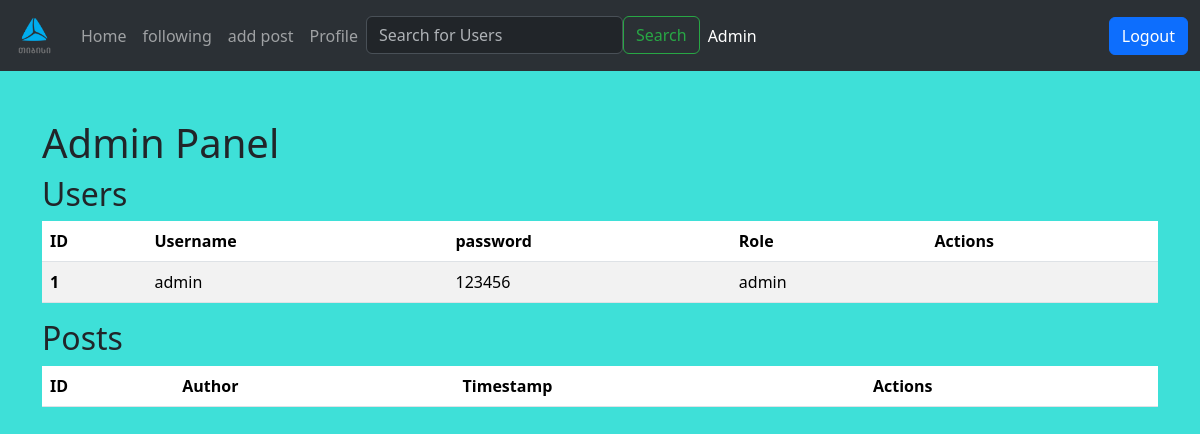
Page /admin (signed in) on the earlier database version.
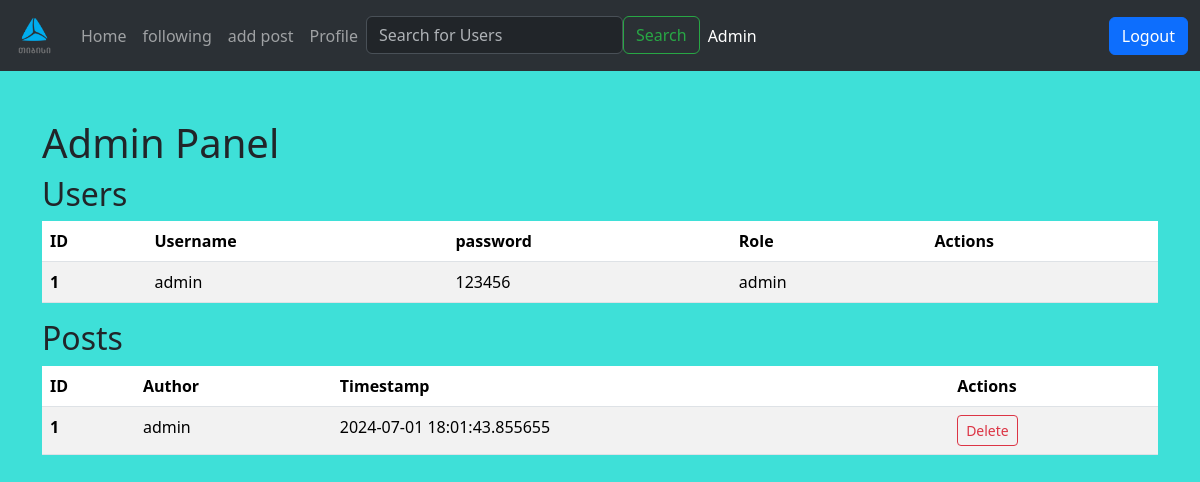
Same page on the later database version.
### models.py (models this page shows, shortened)
class User(db.Model, UserMixin):
    id = db.Column(db.Integer, primary_key=True, autoincrement=True)
    user_name = db.Column(db.String, unique=True)
    password = db.Column(db.String)
    role = db.Column(db.String, default = 'guest')
    followers = db.relationship('Follower', foreign_keys='Follower.followed_id', backref='followed', lazy='dynamic')
    followed = db.relationship('Follower', foreign_keys='Follower.follower_id', backref='follower', lazy='dynamic')

class Post(db.Model):
    id = db.Column(db.Integer, primary_key=True, autoincrement=True)
    text = db.Column(db.String)
    file_path = db.Column(db.String)
    user_id = db.Column(db.Integer, db.ForeignKey('user.id'), nullable=False)
    upvote_count = db.Column(db.Integer, default=0)
    downvote_count = db.Column(db.Integer, default=0)
    votes = db.relationship('Vote', backref='post', cascade='all, delete-orphan', lazy='dynamic')
    user = db.relationship('User', backref=db.backref('posts', lazy=True, cascade="all, delete-orphan"))
    created_at = db.Column(db.DateTime, default=datetime.utcnow, nullable=False)
    comments = db.relationship('Comment', backref='post', lazy=True, cascade='all, delete-orphan',)

### routes.py (the view)
@app.route('/admin')
@login_required
def admin():
    if current_user.role != 'admin':
        flash('You do not have access to this page.', 'danger')
        return redirect(url_for('index'))
    users = User.query.all()
    posts = Post.query.order_by(Post.created_at.desc()).all()
    return render_template('admin.html', users=users, posts=posts)

### models.py (called while the page is built)
@login_manager.user_loader
def load_user(id):
    return User.query.get(id)

### templates/admin.html (shortened to what this page needs)
{% extends "layout.html" %}
{% block content %}
<div class="container mt-5">
    <h1>Admin Panel</h1>
    <h2>Users</h2>
    <table class="table table-striped">
        <thead>
            <tr>
                <th scope="col">ID</th>
                <th scope="col">Username</th>
                <th scope="col">password</th>
                <th scope="col">Role</th>
                <th scope="col">Actions</th>
            </tr>
        </thead>
        <tbody>
            {% for user in users %}
            <tr>
                <th scope="row">{{ user.id }}</th>
                <td>{{ user.user_name }}</td>
                <td>{{ user.password }}</td>
                <td>{{ user.role }}</td>
                <td>
                </td>
            </tr>
            {% endfor %}
        </tbody>
    </table>
    <h2>Posts</h2>
    <table class="table table-striped">
        <thead>
            <tr>
                <th scope="col">ID</th>
                <th scope="col">Author</th>
                <th scope="col">Timestamp</th>
                <th scope="col">Actions</th>
            </tr>
        </thead>
        <tbody>
            {% for post in posts %}
            <tr>
                <th scope="row">{{ post.id }}</th>
                <td>{{ post.user.user_name }}</td>
                <td>{{ post.created_at}}</td>
                <td>
                    <form action="{{ url_for('delete_post_admin', post_id=post.id) }}" method="POST" class="d-inline">
                        <button type="submit" class="btn btn-sm btn-outline-danger">Delete</button>
                    </form>
                </td>
            </tr>
            {% endfor %}
        </tbody>
    </table>
</div>
{% endblock %}

Differences in the rows shown:
added Post: id "1", user.user_name "admin", created_at "2024-07-01 18:01:43.855655"
